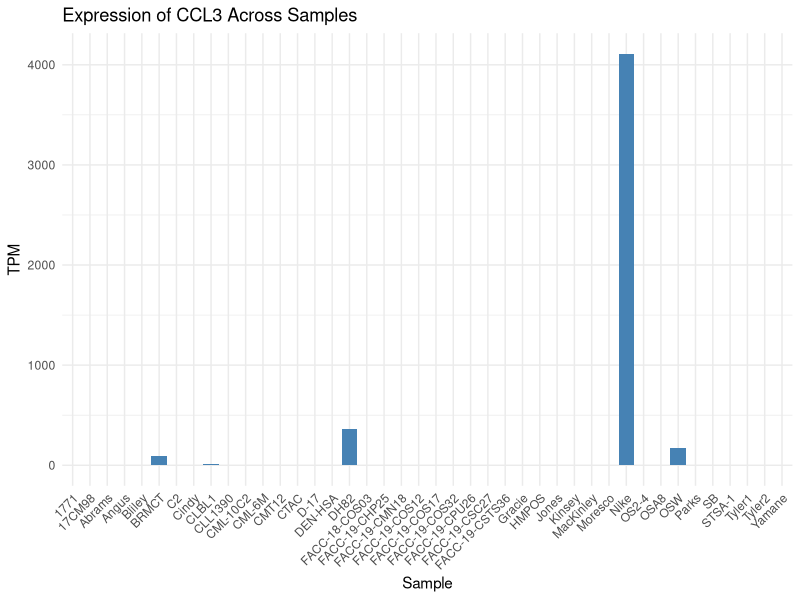

Reproduce this figure in R.
library(tidyverse)

# Read the CSV file
data_wide <- read_csv("CCL3_facc.csv")

# Filter for your gene of interest and pivot the sample columns into long format.
gene_data <- data_wide %>%
  filter(ensembl_gene_id == "ENSCAFG00000018167") %>%
  pivot_longer(
    cols = -c(ensembl_gene_id, Hugo_Symbol),  # Only pivot the sample columns
    names_to = "Sample",
    values_to = "TPM"
  )

# View the result
print(gene_data)

ggplot(gene_data, aes(x = Sample, y = TPM)) +
  geom_bar(stat = "identity", fill = "steelblue") +
  theme_minimal() +
  theme(axis.text.x = element_text(angle = 45, hjust = 1)) +
  labs(title = "Expression of CCL3 Across Samples",
       x = "Sample",
       y = "TPM")
